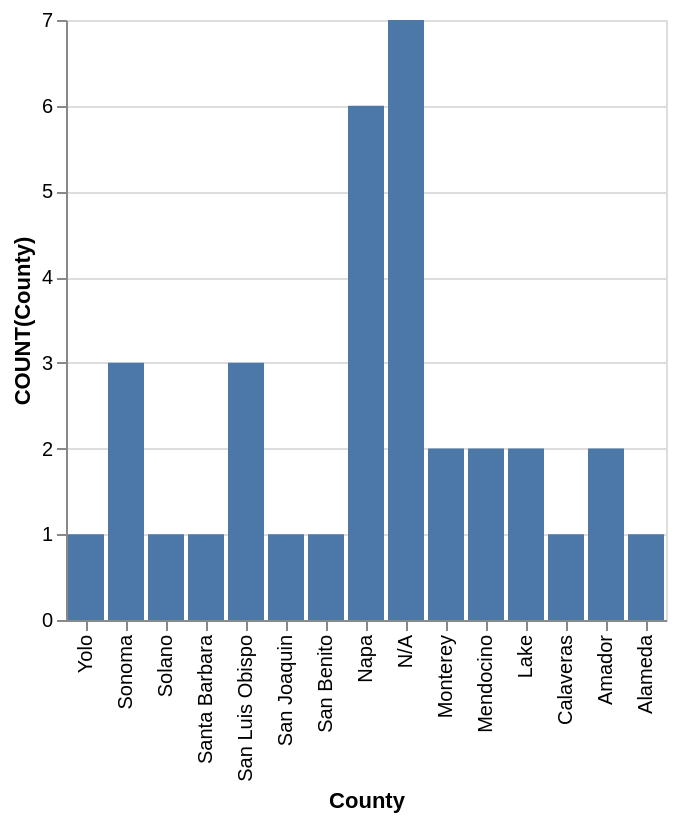

The specification (Vega-Lite) saved for this image:
### Vega-Lite specification from a JSON file in a GitHub repository (floating-point values rounded to 4 significant figures)
{"data": {"values": [{"x_data": "Yolo", "y_data": 1}, {"x_data": "Sonoma", "y_data": 3}, {"x_data": "Solano", "y_data": 1}, {"x_data": "Santa Barbara", "y_data": 1}, {"x_data": "San Luis Obispo", "y_data": 3}, {"x_data": "San Joaquin", "y_data": 1}, {"x_data": "San Benito", "y_data": 1}, {"x_data": "Napa", "y_data": 6}, {"x_data": "N/A", "y_data": 7}, {"x_data": "Monterey", "y_data": 2}, {"x_data": "Mendocino", "y_data": 2}, {"x_data": "Lake", "y_data": 2}, {"x_data": "Calaveras", "y_data": 1}, {"x_data": "Amador", "y_data": 2}, {"x_data": "Alameda", "y_data": 1}]}, "mark": "bar", "encoding": {"x": {"field": "x_data", "type": "nominal", "title": "County", "sort": "descending"}, "y": {"field": "y_data", "type": "quantitative", "title": "COUNT(County)"}}}
